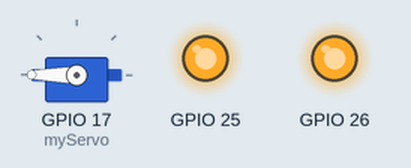
A sketch run on a simulated ESP32. On the bench: servo, output pins drawn as LEDs (lit = HIGH).

Above: at 0.05 s.
At 1.95 s:
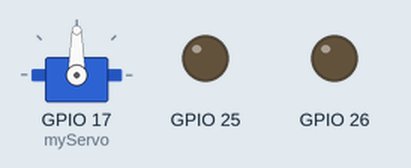
Timing chart, 0 to 4.6 s (numbered marks = the images above):
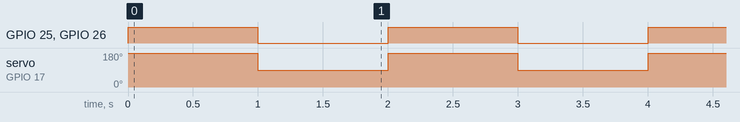

Measured:
- by itself, GPIO 25, GPIO 26: alternates HIGH for 1.0 s and LOW for 1.0 s
- by itself, servo on GPIO 17 (myServo): alternates 180° for 1.0 s and 90° for 1.0 s

The sketch:

241008_Servo.ino
```cpp
#include <ESP32Servo.h>

Servo myServo;

void setup() {

  myServo.attach(17);
  pinMode(26, OUTPUT); //빨
  pinMode(25, OUTPUT); //초
}

void loop() {
  myServo.write(180);
  digitalWrite(26, 1);
  digitalWrite(25, 1);
  delay(1000); // 1초
  myServo.write(90); // 직각
  digitalWrite(25, 0);
  digitalWrite(26, 0);
  delay(1000);
}
```
